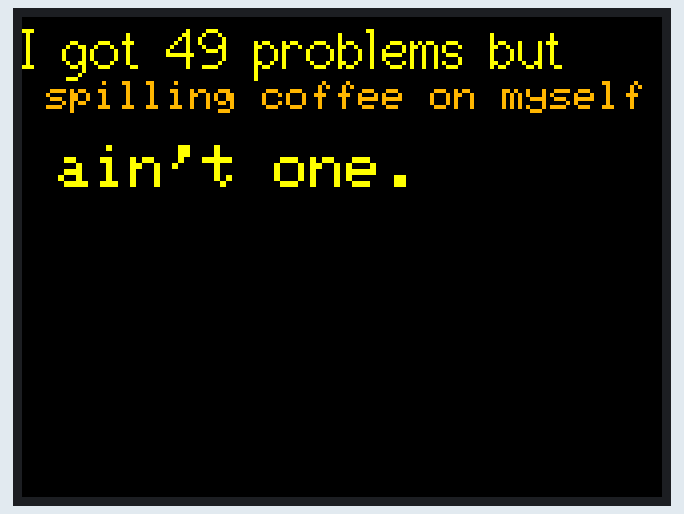
This sketch was run on a simulated ESP32. Shown: 320×240 colour display. Random numbers use the default seed unless the sketch sets one.

Above: at 0.3 s.

The sketch:

project1.ino
```cpp
/*
Creative Embedded Systems - Project 1
Daria Manea
 */


#include <TFT_eSPI.h> // Graphics and font library for ST7735 driver chip
#include <SPI.h>

TFT_eSPI tft = TFT_eSPI();  // Invoke library, pins defined in User_Setup.h

#define TFT_GREY 0x5AEB // New colour
// List of problems to choose from
char *problems[]={" a nose bruise ", " a hairy carrot ", " dry skin ", " spilling coffee on myself "};
long p;

void setup(void) {
  tft.init();
  tft.setRotation(1);
}

void loop() {
  p = random(sizeof(problems)/sizeof(char*));


  // Fill screen with black so we can see the effect of printing with and without
  // a background colour defined
  tft.fillScreen(TFT_BLACK);

  // Set "cursor" at top left corner of display (0,0) and select font 2
  // (cursor will move to next line automatically during printing with 'tft.println'
  //  or stay on the line is there is room for the text with tft.print)
  tft.setCursor(0, 0, 2);
  // Set the font colour to be yellow with a black background, set text size multiplier to 2
  tft.setTextColor(TFT_YELLOW,TFT_BLACK);  tft.setTextSize(2);
  //  plot text on screen using the "print" class
  int number_of_problems = random(100);
  char problem[] = "arduino documentation";
  tft.print("I got ");
  tft.print(number_of_problems);
  tft.println(" problems but ");
  tft.setTextColor(TFT_ORANGE);
  tft.setTextFont(1);
  tft.println(problems[p]);
  tft.setTextColor(TFT_YELLOW);  tft.setTextSize(3);
  tft.print(" ain't one.");


  while(1) yield(); // We must yield() to stop a watchdog timeout.
}
```
